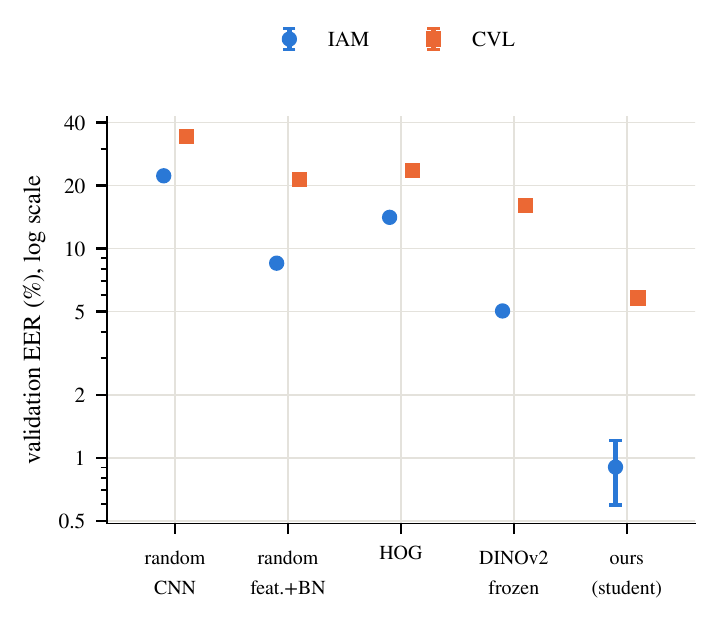
#> input picture submission/build/img/fig_baselines.png, 718 x 627 px, given as the content of the folder ../../submission/build/img/data, which was not available
$ python prep_cache.py --dataset iam --root ../../submission/build/img --out out.png
#> lines starting #> are read from the running program, lines starting #| are printed output that depends on the picture; after the words box and inside, x2 and y2 are one past the last pixel; in counts of white or black regions, pixels touching at a corner belong together
"""Build the normalised page cache and the master manifest.

Per page: grayscale -> (IAM: crop to the handwritten area) -> background normalisation
-> resize to width 1600 -> uint8 .npy.  Unreadable / blank / duplicate pages are logged
in the manifest with status != ok and never reach training.

Run inside the container:
  python -m src.prep_cache --dataset iam --out /data/cache
"""
import argparse
import hashlib
import json
import os
import sys
from multiprocessing import Pool
from pathlib import Path

import cv2
import numpy as np
import pandas as pd

cv2.setNumThreads(1)
WIDTH = 1600
MIN_INK = 0.0025  # below this = blank page (CVL short texts with thin pens reach ~0.004)


def find_separator_rows(gray: np.ndarray, klen: int = 400, frac: float = 0.3) -> list[int]:
    """Rows holding a long thin horizontal line (IAM form separators).

    A horizontal morphological opening with a 400 px kernel keeps only long straight runs,
    so it is robust to slight skew and ignores handwriting strokes."""
    h, w = gray.shape
    bw = (gray < 170).astype(np.uint8)
    opened = cv2.morphologyEx(bw, cv2.MORPH_OPEN, cv2.getStructuringElement(cv2.MORPH_RECT, (klen, 1)))
    rows = np.where(opened.sum(axis=1) > frac * w)[0]
    if len(rows) == 0:
        return []
    groups, start, prev = [], rows[0], rows[0]
    for r in rows[1:]:
        if r - prev > 8:
            groups.append(int((start + prev) // 2)); start = r
        prev = r
    groups.append(int((start + prev) // 2))
    return groups


def crop_iam(gray: np.ndarray) -> tuple[np.ndarray, str]:
    """Keep only the handwritten area: below the 2nd separator, above the 'Name:' footer line."""
    h, w = gray.shape
    seps = find_separator_rows(gray)
    head = [r for r in seps if 0.14 * h < r < 0.26 * h]
    if not head:  # fainter / slightly skewed line: retry with a shorter kernel
        seps = find_separator_rows(gray, 250, 0.15)
        head = [r for r in seps if 0.14 * h < r < 0.26 * h]
    foot = [r for r in seps if r > 0.65 * h]
    top = head[0] + int(0.012 * h) if head else int(0.22 * h)
    bot = foot[-1] - int(0.012 * h) if foot else int(0.78 * h)
    how = ("H" if head else "h") + ("F" if foot else "f")  # capital = found, lower = fallback
    return gray[top:bot, int(0.05 * w): int(0.97 * w)], how


def crop_cvl(gray: np.ndarray) -> tuple[np.ndarray, str]:
    """CVL pages: printed source text + page number on top, handwriting below the separator."""
    h, w = gray.shape
    seps = find_separator_rows(gray, 300, 0.2)
    head = [r for r in seps if 0.12 * h < r < 0.32 * h]
    top = head[0] + int(0.012 * h) if head else int(0.27 * h)
    return gray[top:int(0.97 * h), int(0.03 * w): int(0.97 * w)], ("H" if head else "h")


def normalise(gray: np.ndarray) -> np.ndarray:
    """Remove paper tone / scanner shading so it cannot identify the writer."""
    k = cv2.getStructuringElement(cv2.MORPH_RECT, (25, 25))
    bg = cv2.morphologyEx(gray, cv2.MORPH_CLOSE, k)
    bg = cv2.GaussianBlur(bg, (0, 0), 20).astype(np.float32) + 1.0
    out = np.clip(gray.astype(np.float32) / bg * 255.0, 0, 255)
    return out.astype(np.uint8)


def process(job: dict) -> dict:
    row = dict(job)
    try:
        gray = cv2.imread(job["src"], cv2.IMREAD_GRAYSCALE)
        if gray is None or gray.size == 0:
            raise ValueError("unreadable")
        how = "none"
        if job["dataset"] == "iam":
            gray, how = crop_iam(gray)
        elif job["dataset"] == "cvl":
            gray, how = crop_cvl(gray)
        h, w = gray.shape
        if h < 200 or w < 200 or max(h, w) / min(h, w) > 4:
            raise ValueError(f"bad geometry {h}x{w}")
        gray = normalise(gray)
        gray = cv2.resize(gray, (WIDTH, int(h * WIDTH / w)), interpolation=cv2.INTER_AREA)
        ink = float((gray < 0.75 * np.median(gray)).mean())
        row.update(crop=how, h=gray.shape[0], w=WIDTH, ink=round(ink, 5))
        if ink < MIN_INK:
            row["status"] = "blank"
            return row
        row["md5"] = hashlib.md5(gray.tobytes()).hexdigest()
        out = Path(job["cache"])
        out.parent.mkdir(parents=True, exist_ok=True)
        np.save(out, gray)
        row["status"] = "ok"
    except Exception as e:  # never crash the pool on one bad file
        row["status"] = f"error:{e}"
    return row


def jobs_iam(root: str, out: str) -> list[dict]:
    jobs = []
    for wdir in sorted(os.listdir(f"{root}/data")):
        for f in sorted(os.listdir(f"{root}/data/{wdir}")):
            if f.endswith(".png"):
                jobs.append(dict(dataset="iam", writer=f"iam_{wdir}", page=Path(f).stem, cond="form",
                                 src=f"{root}/data/{wdir}/{f}", cache=f"{out}/iam/{Path(f).stem}.npy"))
    return jobs


def jobs_firemaker(root: str, out: str) -> list[dict]:
    jobs = []
    for cond in sorted(os.listdir(root)):
        for f in sorted(os.listdir(f"{root}/{cond}")):
            if f.endswith(".tif"):
                jobs.append(dict(dataset="fm", writer=f"fm_{f[:3]}", page=Path(f).stem, cond=cond,
                                 src=f"{root}/{cond}/{f}", cache=f"{out}/fm/{Path(f).stem}.npy"))
    return jobs


def jobs_cvl(root: str, out: str) -> list[dict]:
    jobs = []
    for part in ("trainset", "testset"):
        for f in sorted(os.listdir(f"{root}/{part}/pages")):
            if f.endswith(".tif"):
                wid, txt = Path(f).stem.split("-")
                jobs.append(dict(dataset="cvl", writer=f"cvl_{wid}", page=Path(f).stem, cond=f"text{txt}",
                                 src=f"{root}/{part}/pages/{f}", cache=f"{out}/cvl/{Path(f).stem}.npy"))
    return jobs


def jobs_kaggle(root: str, out: str) -> list[dict]:
    """Kaggle real-vs-generated: group = filename without page suffix (pages of one source document)."""
    import re
    jobs = []
    for cond, d in (("real", "actual handwriting"), ("generated", "generated handwriting")):
        for f in sorted(os.listdir(f"{root}/{d}")):
            if f.lower().endswith((".jpg", ".jpeg", ".png")):
                grp = re.sub(r"[_-]?(page)?[-_]?\d+$", "", Path(f).stem)
                jobs.append(dict(dataset="kg", writer=f"kg_{cond}_{grp}", page=Path(f).stem, cond=cond,
                                 src=f"{root}/{d}/{f}", cache=f"{out}/kg/{cond}_{abs(hash(f)) % 10**9}_{Path(f).stem[:40]}.npy"))
    return jobs


def main():
    ap = argparse.ArgumentParser()
    ap.add_argument("--dataset", choices=["iam", "fm", "cvl", "kg"], required=True)
    ap.add_argument("--root", required=True)
    ap.add_argument("--out", required=True)
    ap.add_argument("--workers", type=int, default=8)
    ap.add_argument("--limit", type=int, default=0)
    a = ap.parse_args()
    jobs = {"iam": jobs_iam, "fm": jobs_firemaker, "cvl": jobs_cvl, "kg": jobs_kaggle}[a.dataset](a.root, a.out)
    if a.limit:
        jobs = jobs[: a.limit]
    with Pool(a.workers) as p:
        rows = p.map(process, jobs, chunksize=8)
#> in find_separator_rows, `bw = (gray < 170).astype(np.uint8)`:
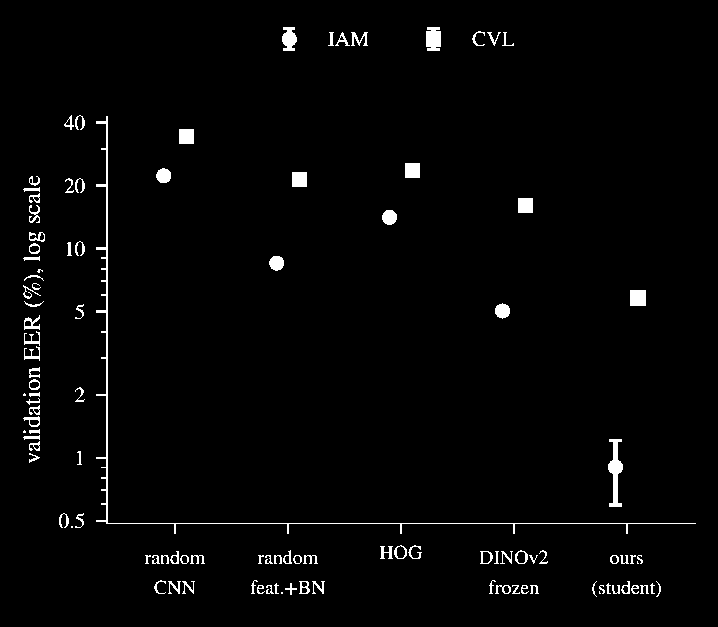
#> bw: shape (627, 718); values 0 (black) and 1 (white), 2.1% white; 110 white regions (7 under 20 px), largest, box (x1, y1, x2, y2) and area: (96, 116, 696, 534) 1789, (608, 439, 623, 507) 502, (426, 27, 441, 51) 328
#> in find_separator_rows, `opened = cv2.morphologyEx(bw, cv2.MORPH_OPEN, cv2.getStructuringElemen..`:
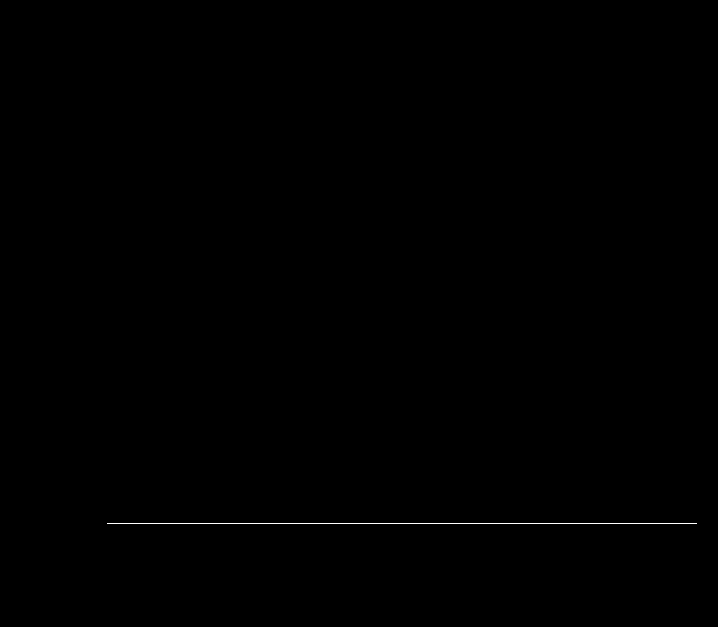
#> opened: shape (627, 718); values 0 (black) and 1 (white), 0.13% white in thin lines or dots, all inside (x1, y1, x2, y2) = (107, 523, 697, 524)
#> in find_separator_rows, `rows = np.where(opened.sum(axis=1) > frac * w)[0]`: rows = [523]
#> in find_separator_rows, `groups, start, prev = [], rows[0], rows[0]`: groups = []; start = 523
#> in crop_iam, `seps = find_separator_rows(gray)`: seps = [523]
#> in crop_iam, `head = [r for r in seps if 0.14 * h < r < 0.26 * h]`: head = []
#> in crop_iam, `foot = [r for r in seps if r > 0.65 * h]`: foot = [523]
#> in crop_iam, `top = head[0] + int(0.012 * h) if head else int(0.22 * h)`: top = 137
#> in crop_iam, `bot = foot[-1] - int(0.012 * h) if foot else int(0.78 * h)`: bot = 516
#> in crop_iam, `how = ("H" if head else "h") + ("F" if foot else "f")`: how = 'hF'
#> in process, `gray, how = crop_iam(gray)`:
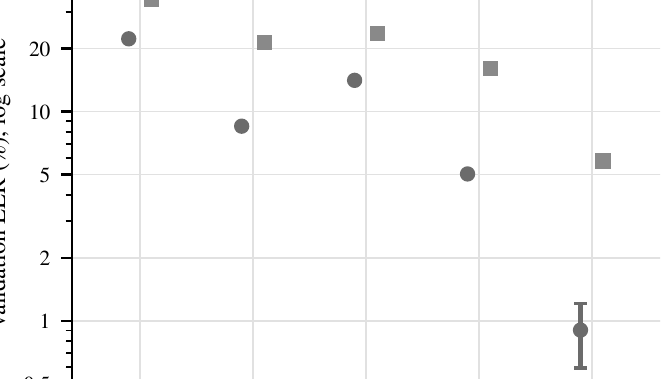
#> gray: shape (379, 661); min 0, max 255, mean 251
#> in normalise, `bg = cv2.morphologyEx(gray, cv2.MORPH_CLOSE, k)`: bg: shape (379, 661); every value is 255
#> in normalise, `bg = cv2.GaussianBlur(bg, (0, 0), 20).astype(np.float32) + 1.0`: bg: shape (379, 661) float32; every value is 256
#> in process, `ink = float((gray < 0.75 * np.median(gray)).mean())`: ink = 0.0176
#> rows = 1 item
    df = pd.DataFrame(rows)
#> df = table of 1 rows and 12 columns
    # duplicates (same md5) -> keep first, flag the rest
    dup = df.duplicated("md5", keep="first") & df.status.eq("ok")
    df.loc[dup, "status"] = "duplicate"
    os.makedirs(f"{a.out}/manifests", exist_ok=True)
    df.to_csv(f"{a.out}/manifests/{a.dataset}_pages.csv", index=False)
    print(json.dumps(df.status.value_counts().to_dict()))
#| {"ok": 1}
    if a.dataset in ("iam", "cvl"):
        print(df.crop.value_counts().to_dict())
#| {'hF': 1}


if __name__ == "__main__":
    sys.exit(main())
#> (the program exits here)

$ run again, on submission/build/img/fig_det_calibration.png
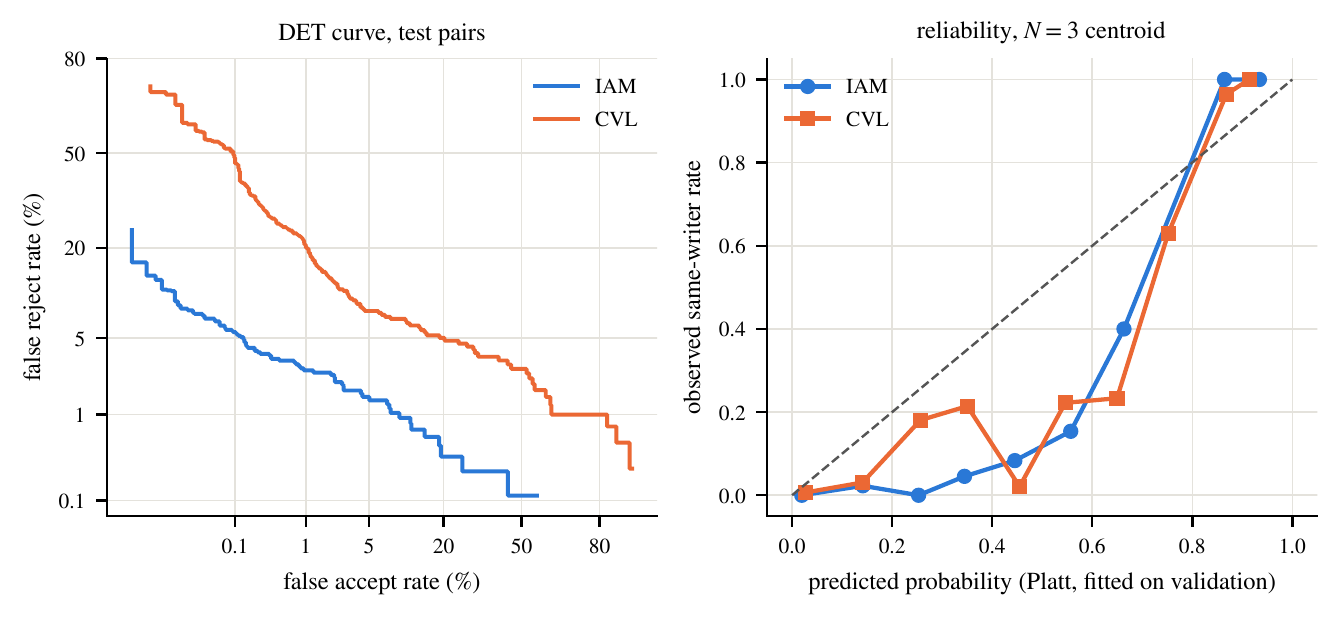
#> input picture submission/build/img/fig_det_calibration.png, 1340 x 618 px, given as the content of the folder ../../submission/build/img/data, which was not available
#> in find_separator_rows, `bw = (gray < 170).astype(np.uint8)`:
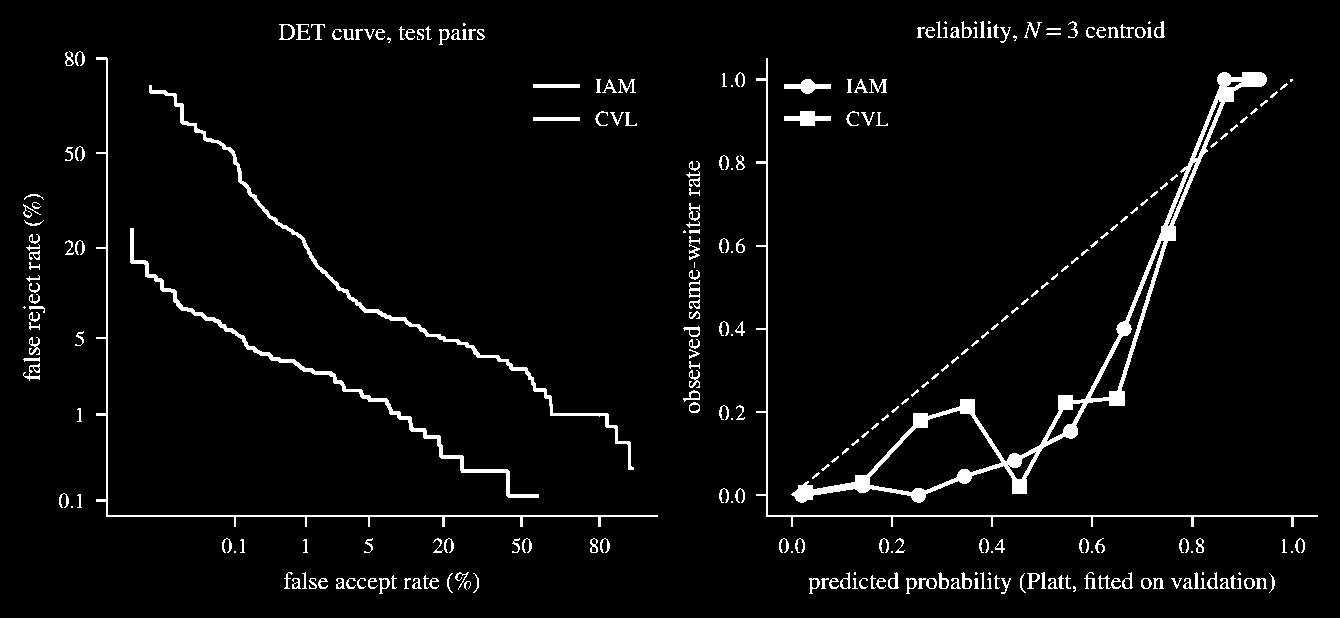
#> bw: shape (618, 1340); values 0 (black) and 1 (white), 3.7% white; 279 white regions (32 under 20 px), largest, box (x1, y1, x2, y2) and area: (791, 72, 1267, 503) 8426, (149, 85, 634, 470) 2690, (130, 228, 539, 498) 2452
#> opened: shape (618, 1340); values 0 (black) and 1 (white), 0.27% white in thin lines or dots, all inside (x1, y1, x2, y2) = (107, 515, 1319, 517)
#> in find_separator_rows, `rows = np.where(opened.sum(axis=1) > frac * w)[0]`: rows = [515, 516]
#> in find_separator_rows, `groups, start, prev = [], rows[0], rows[0]`: groups = []; start = 515
#> the loop in find_separator_rows, `for r in rows[1:]:` made 1 pass
#> (r, prev) on pass 1: (516, 516)
#> seps = [515]
#> head = []
#> the loop in find_separator_rows (call 2), `for r in rows[1:]:` made 1 pass
#> foot = [515]
#> top = 135
#> bot = 508
#> in crop_iam, `how = ("H" if head else "h") + ("F" if foot else "f")`: how = 'hF'
#> in process, `gray, how = crop_iam(gray)`:
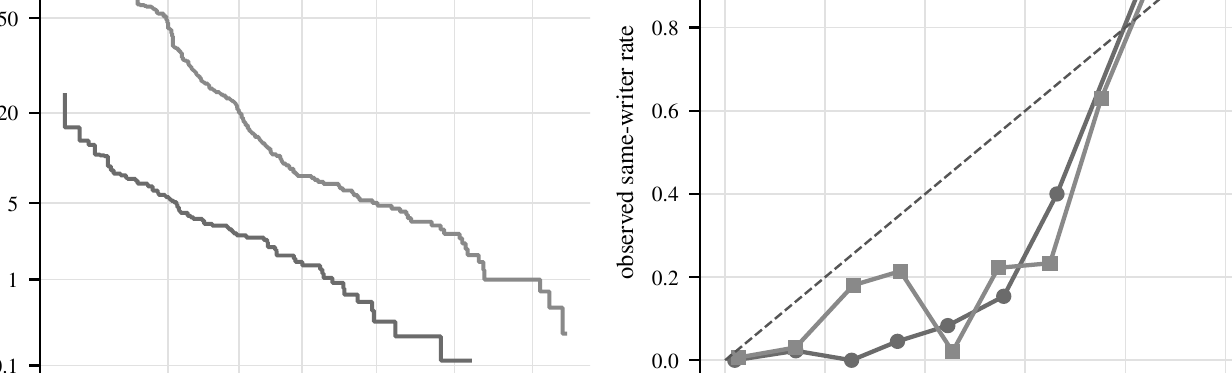
#> gray: shape (373, 1232); min 0, max 255, mean 248.1
#> ink = 0.0399
#> in main, `rows = p.map(process, jobs, chunksize=8)`: rows = 1 item
#> df = table of 1 rows and 12 columns
#| {"ok": 1}
#| {'hF': 1}

$ run again, on submission/build/img/fig_firemaker.png
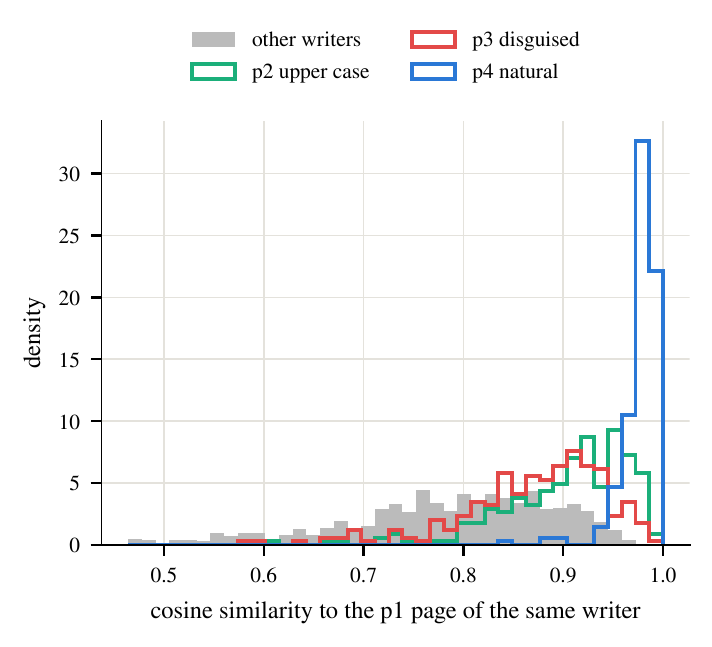
#> input picture submission/build/img/fig_firemaker.png, 712 x 647 px, given as the content of the folder ../../submission/build/img/data, which was not available
#> in find_separator_rows, `bw = (gray < 170).astype(np.uint8)`:
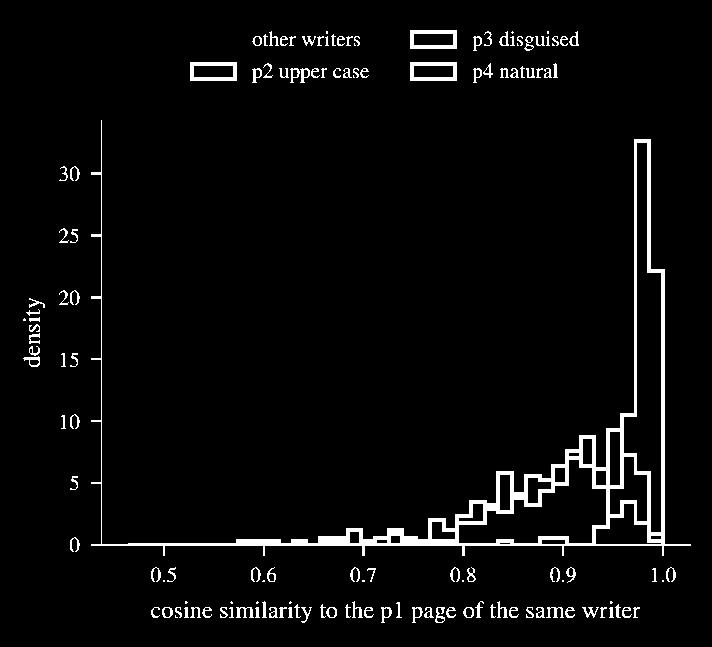
#> bw: shape (647, 712); values 0 (black) and 1 (white), 3.8% white; 140 white regions (20 under 20 px), largest, box (x1, y1, x2, y2) and area: (91, 120, 691, 556) 10554, (410, 30, 457, 49) 464, (190, 62, 237, 81) 464
#> opened: shape (647, 712); values 0 (black) and 1 (white), 0.26% white in thin lines or dots, all inside (x1, y1, x2, y2) = (92, 544, 692, 546)
#> in find_separator_rows, `rows = np.where(opened.sum(axis=1) > frac * w)[0]`: rows = [544, 545]
#> in find_separator_rows, `groups, start, prev = [], rows[0], rows[0]`: groups = []; start = 544
#> the loop in find_separator_rows, `for r in rows[1:]:` made 1 pass
#> (r, prev) on pass 1: (545, 545)
#> seps = [544]
#> head = []
#> opened: shape (647, 712); values 0 (black) and 1 (white), 0.34% white; 1 white region, box (x1, y1, x2, y2) and area: (92, 543, 692, 546) 1572
#> the loop in find_separator_rows (call 2), `for r in rows[1:]:` made 2 passes
#> (r, prev) on passes 1 to 2: (544, 544), (545, 545)
#> foot = [544]
#> top = 142
#> bot = 537
#> in crop_iam, `how = ("H" if head else "h") + ("F" if foot else "f")`: how = 'hF'
#> in normalise, `out = np.clip(gray.astype(np.float32) / bg * 255.0, 0, 255)`:
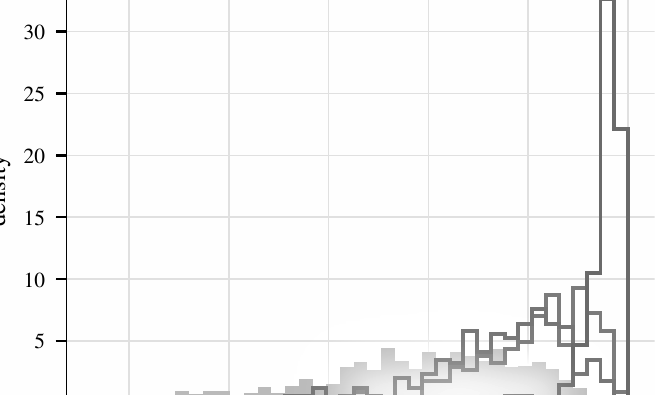
#> out: shape (395, 655) float32; min 0, max 255, mean 247.5
#> ink = 0.0357
#> in main, `rows = p.map(process, jobs, chunksize=8)`: rows = 1 item
#> df = table of 1 rows and 12 columns
#| {"ok": 1}
#| {'hF': 1}
